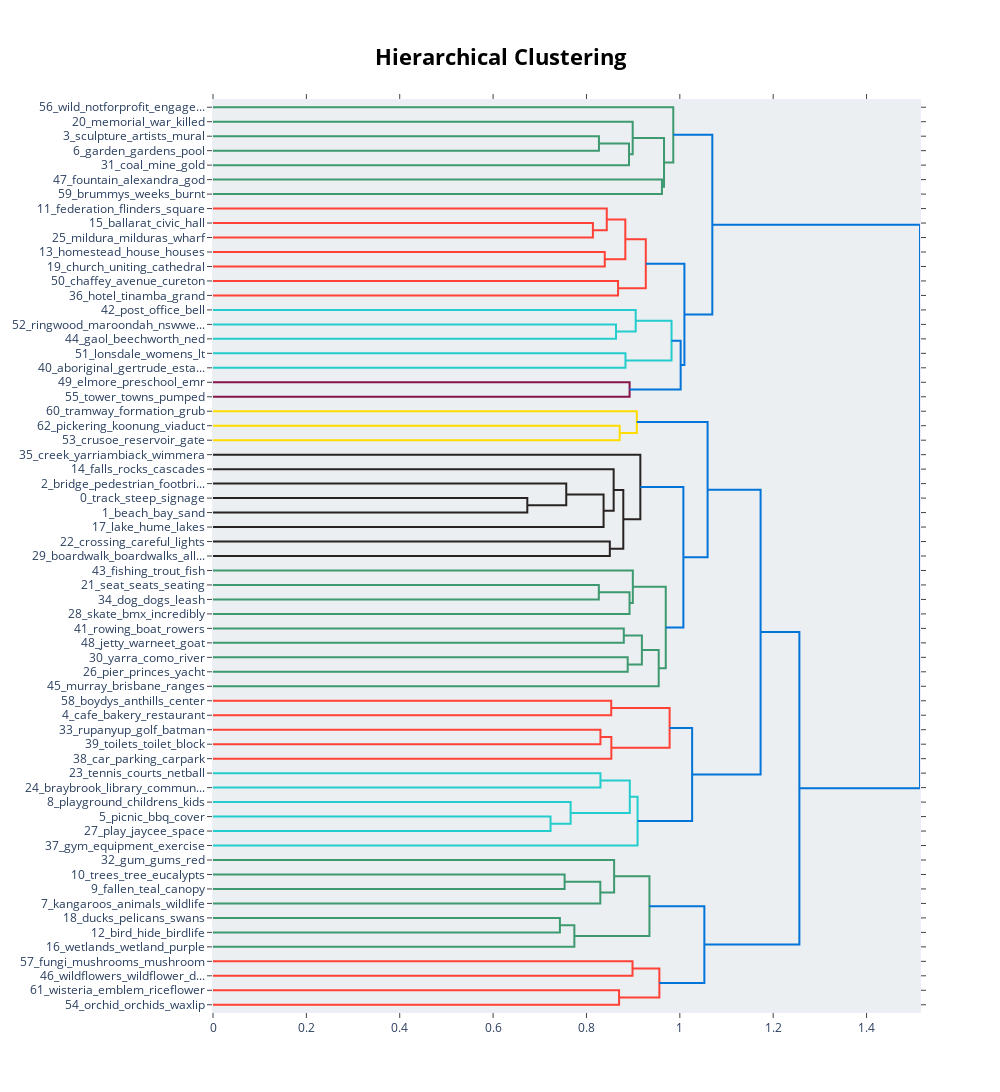

Notebook source saved alongside this figure:
### Code cell
topic_model.visualize_hierarchy()

### Figure 1 — Plotly figure (JSON) as saved in the notebook; plotly's stock layout.template omitted (floating-point values rounded to 4 significant figures)
{"data": [{"hoverinfo": "text", "marker": {"color": "rgb(61,153,112)"}, "mode": "lines", "type": "scatter", "x": [0, 0.8267, 0.8267, 0], "xaxis": "x", "y": [-25, -25, -35, -35], "yaxis": "y"}, {"hoverinfo": "text", "marker": {"color": "rgb(61,153,112)"}, "mode": "lines", "type": "scatter", "x": [0.8267, 0.8912, 0.8912, 0], "xaxis": "x", "y": [-30, -30, -45, -45], "yaxis": "y"}, {"hoverinfo": "text", "marker": {"color": "rgb(61,153,112)"}, "mode": "lines", "type": "scatter", "x": [0, 0.899, 0.899, 0.8912], "xaxis": "x", "y": [-15, -15, -37.5, -37.5], "yaxis": "y"}, {"hoverinfo": "text", "marker": {"color": "rgb(61,153,112)"}, "mode": "lines", "type": "scatter", "x": [0, 0.9617, 0.9617, 0], "xaxis": "x", "y": [-55, -55, -65, -65], "yaxis": "y"}, {"hoverinfo": "text", "marker": {"color": "rgb(61,153,112)"}, "mode": "lines", "type": "scatter", "x": [0.899, 0.9662, 0.9662, 0.9617], "xaxis": "x", "y": [-26.25, -26.25, -60, -60], "yaxis": "y"}, {"hoverinfo": "text", "marker": {"color": "rgb(61,153,112)"}, "mode": "lines", "type": "scatter", "x": [0, 0.986, 0.986, 0.9662], "xaxis": "x", "y": [-5, -5, -43.12, -43.12], "yaxis": "y"}, {"hoverinfo": "text", "marker": {"color": "rgb(255,65,54)"}, "mode": "lines", "type": "scatter", "x": [0, 0.8138, 0.8138, 0], "xaxis": "x", "y": [-85, -85, -95, -95], "yaxis": "y"}, {"hoverinfo": "text", "marker": {"color": "rgb(255,65,54)"}, "mode": "lines", "type": "scatter", "x": [0, 0.8435, 0.8435, 0.8138], "xaxis": "x", "y": [-75, -75, -90, -90], "yaxis": "y"}, {"hoverinfo": "text", "marker": {"color": "rgb(255,65,54)"}, "mode": "lines", "type": "scatter", "x": [0, 0.8392, 0.8392, 0], "xaxis": "x", "y": [-105, -105, -115, -115], "yaxis": "y"}, {"hoverinfo": "text", "marker": {"color": "rgb(255,65,54)"}, "mode": "lines", "type": "scatter", "x": [0.8435, 0.8832, 0.8832, 0.8392], "xaxis": "x", "y": [-82.5, -82.5, -110, -110], "yaxis": "y"}, {"hoverinfo": "text", "marker": {"color": "rgb(255,65,54)"}, "mode": "lines", "type": "scatter", "x": [0, 0.8677, 0.8677, 0], "xaxis": "x", "y": [-125, -125, -135, -135], "yaxis": "y"}, {"hoverinfo": "text", "marker": {"color": "rgb(255,65,54)"}, "mode": "lines", "type": "scatter", "x": [0.8832, 0.9271, 0.9271, 0.8677], "xaxis": "x", "y": [-96.25, -96.25, -130, -130], "yaxis": "y"}, {"hoverinfo": "text", "marker": {"color": "rgb(35,205,205)"}, "mode": "lines", "type": "scatter", "x": [0, 0.8633, 0.8633, 0], "xaxis": "x", "y": [-155, -155, -165, -165], "yaxis": "y"}, {"hoverinfo": "text", "marker": {"color": "rgb(35,205,205)"}, "mode": "lines", "type": "scatter", "x": [0, 0.9055, 0.9055, 0.8633], "xaxis": "x", "y": [-145, -145, -160, -160], "yaxis": "y"}, {"hoverinfo": "text", "marker": {"color": "rgb(35,205,205)"}, "mode": "lines", "type": "scatter", "x": [0, 0.8836, 0.8836, 0], "xaxis": "x", "y": [-175, -175, -185, -185], "yaxis": "y"}, {"hoverinfo": "text", "marker": {"color": "rgb(35,205,205)"}, "mode": "lines", "type": "scatter", "x": [0.9055, 0.9822, 0.9822, 0.8836], "xaxis": "x", "y": [-152.5, -152.5, -180, -180], "yaxis": "y"}, {"hoverinfo": "text", "marker": {"color": "rgb(133,20,75)"}, "mode": "lines", "type": "scatter", "x": [0, 0.8924, 0.8924, 0], "xaxis": "x", "y": [-195, -195, -205, -205], "yaxis": "y"}, {"hoverinfo": "text", "marker": {"color": "rgb(0,116,217)"}, "mode": "lines", "type": "scatter", "x": [0.9822, 1.002, 1.002, 0.8924], "xaxis": "x", "y": [-166.2, -166.2, -200, -200], "yaxis": "y"}, {"hoverinfo": "text", "marker": {"color": "rgb(0,116,217)"}, "mode": "lines", "type": "scatter", "x": [0.9271, 1.01, 1.01, 1.002], "xaxis": "x", "y": [-113.1, -113.1, -183.1, -183.1], "yaxis": "y"}, {"hoverinfo": "text", "marker": {"color": "rgb(0,116,217)"}, "mode": "lines", "type": "scatter", "x": [0.986, 1.07, 1.07, 1.01], "xaxis": "x", "y": [-24.06, -24.06, -148.1, -148.1], "yaxis": "y"}, {"hoverinfo": "text", "marker": {"color": "rgb(255,220,0)"}, "mode": "lines", "type": "scatter", "x": [0, 0.8711, 0.8711, 0], "xaxis": "x", "y": [-225, -225, -235, -235], "yaxis": "y"}, {"hoverinfo": "text", "marker": {"color": "rgb(255,220,0)"}, "mode": "lines", "type": "scatter", "x": [0, 0.9079, 0.9079, 0.8711], "xaxis": "x", "y": [-215, -215, -230, -230], "yaxis": "y"}, {"hoverinfo": "text", "marker": {"color": "rgb(40,35,35)"}, "mode": "lines", "type": "scatter", "x": [0, 0.6733, 0.6733, 0], "xaxis": "x", "y": [-275, -275, -285, -285], "yaxis": "y"}, {"hoverinfo": "text", "marker": {"color": "rgb(40,35,35)"}, "mode": "lines", "type": "scatter", "x": [0, 0.7567, 0.7567, 0.6733], "xaxis": "x", "y": [-265, -265, -280, -280], "yaxis": "y"}, {"hoverinfo": "text", "marker": {"color": "rgb(40,35,35)"}, "mode": "lines", "type": "scatter", "x": [0.7567, 0.8367, 0.8367, 0], "xaxis": "x", "y": [-272.5, -272.5, -295, -295], "yaxis": "y"}, {"hoverinfo": "text", "marker": {"color": "rgb(40,35,35)"}, "mode": "lines", "type": "scatter", "x": [0, 0.8583, 0.8583, 0.8367], "xaxis": "x", "y": [-255, -255, -283.8, -283.8], "yaxis": "y"}, {"hoverinfo": "text", "marker": {"color": "rgb(40,35,35)"}, "mode": "lines", "type": "scatter", "x": [0, 0.85, 0.85, 0], "xaxis": "x", "y": [-305, -305, -315, -315], "yaxis": "y"}, {"hoverinfo": "text", "marker": {"color": "rgb(40,35,35)"}, "mode": "lines", "type": "scatter", "x": [0.8583, 0.8789, 0.8789, 0.85], "xaxis": "x", "y": [-269.4, -269.4, -310, -310], "yaxis": "y"}, {"hoverinfo": "text", "marker": {"color": "rgb(40,35,35)"}, "mode": "lines", "type": "scatter", "x": [0, 0.9154, 0.9154, 0.8789], "xaxis": "x", "y": [-245, -245, -289.7, -289.7], "yaxis": "y"}, {"hoverinfo": "text", "marker": {"color": "rgb(61,153,112)"}, "mode": "lines", "type": "scatter", "x": [0, 0.8265, 0.8265, 0], "xaxis": "x", "y": [-335, -335, -345, -345], "yaxis": "y"}, {"hoverinfo": "text", "marker": {"color": "rgb(61,153,112)"}, "mode": "lines", "type": "scatter", "x": [0.8265, 0.8922, 0.8922, 0], "xaxis": "x", "y": [-340, -340, -355, -355], "yaxis": "y"}, {"hoverinfo": "text", "marker": {"color": "rgb(61,153,112)"}, "mode": "lines", "type": "scatter", "x": [0, 0.8993, 0.8993, 0.8922], "xaxis": "x", "y": [-325, -325, -347.5, -347.5], "yaxis": "y"}, {"hoverinfo": "text", "marker": {"color": "rgb(61,153,112)"}, "mode": "lines", "type": "scatter", "x": [0, 0.88, 0.88, 0], "xaxis": "x", "y": [-365, -365, -375, -375], "yaxis": "y"}, {"hoverinfo": "text", "marker": {"color": "rgb(61,153,112)"}, "mode": "lines", "type": "scatter", "x": [0, 0.8883, 0.8883, 0], "xaxis": "x", "y": [-385, -385, -395, -395], "yaxis": "y"}, {"hoverinfo": "text", "marker": {"color": "rgb(61,153,112)"}, "mode": "lines", "type": "scatter", "x": [0.88, 0.9187, 0.9187, 0.8883], "xaxis": "x", "y": [-370, -370, -390, -390], "yaxis": "y"}, {"hoverinfo": "text", "marker": {"color": "rgb(61,153,112)"}, "mode": "lines", "type": "scatter", "x": [0.9187, 0.9547, 0.9547, 0], "xaxis": "x", "y": [-380, -380, -405, -405], "yaxis": "y"}, {"hoverinfo": "text", "marker": {"color": "rgb(61,153,112)"}, "mode": "lines", "type": "scatter", "x": [0.8993, 0.9698, 0.9698, 0.9547], "xaxis": "x", "y": [-336.2, -336.2, -392.5, -392.5], "yaxis": "y"}, {"hoverinfo": "text", "marker": {"color": "rgb(0,116,217)"}, "mode": "lines", "type": "scatter", "x": [0.9154, 1.008, 1.008, 0.9698], "xaxis": "x", "y": [-267.3, -267.3, -364.4, -364.4], "yaxis": "y"}, {"hoverinfo": "text", "marker": {"color": "rgb(0,116,217)"}, "mode": "lines", "type": "scatter", "x": [0.9079, 1.059, 1.059, 1.008], "xaxis": "x", "y": [-222.5, -222.5, -315.9, -315.9], "yaxis": "y"}, {"hoverinfo": "text", "marker": {"color": "rgb(255,65,54)"}, "mode": "lines", "type": "scatter", "x": [0, 0.853, 0.853, 0], "xaxis": "x", "y": [-415, -415, -425, -425], "yaxis": "y"}, {"hoverinfo": "text", "marker": {"color": "rgb(255,65,54)"}, "mode": "lines", "type": "scatter", "x": [0, 0.83, 0.83, 0], "xaxis": "x", "y": [-435, -435, -445, -445], "yaxis": "y"}, {"hoverinfo": "text", "marker": {"color": "rgb(255,65,54)"}, "mode": "lines", "type": "scatter", "x": [0.83, 0.8533, 0.8533, 0], "xaxis": "x", "y": [-440, -440, -455, -455], "yaxis": "y"}, {"hoverinfo": "text", "marker": {"color": "rgb(255,65,54)"}, "mode": "lines", "type": "scatter", "x": [0.853, 0.9781, 0.9781, 0.8533], "xaxis": "x", "y": [-420, -420, -447.5, -447.5], "yaxis": "y"}, {"hoverinfo": "text", "marker": {"color": "rgb(35,205,205)"}, "mode": "lines", "type": "scatter", "x": [0, 0.83, 0.83, 0], "xaxis": "x", "y": [-465, -465, -475, -475], "yaxis": "y"}, {"hoverinfo": "text", "marker": {"color": "rgb(35,205,205)"}, "mode": "lines", "type": "scatter", "x": [0, 0.7231, 0.7231, 0], "xaxis": "x", "y": [-495, -495, -505, -505], "yaxis": "y"}, {"hoverinfo": "text", "marker": {"color": "rgb(35,205,205)"}, "mode": "lines", "type": "scatter", "x": [0, 0.766, 0.766, 0.7231], "xaxis": "x", "y": [-485, -485, -500, -500], "yaxis": "y"}, {"hoverinfo": "text", "marker": {"color": "rgb(35,205,205)"}, "mode": "lines", "type": "scatter", "x": [0.83, 0.8928, 0.8928, 0.766], "xaxis": "x", "y": [-470, -470, -492.5, -492.5], "yaxis": "y"}, {"hoverinfo": "text", "marker": {"color": "rgb(35,205,205)"}, "mode": "lines", "type": "scatter", "x": [0.8928, 0.9095, 0.9095, 0], "xaxis": "x", "y": [-481.2, -481.2, -515, -515], "yaxis": "y"}, {"hoverinfo": "text", "marker": {"color": "rgb(0,116,217)"}, "mode": "lines", "type": "scatter", "x": [0.9781, 1.026, 1.026, 0.9095], "xaxis": "x", "y": [-433.8, -433.8, -498.1, -498.1], "yaxis": "y"}, {"hoverinfo": "text", "marker": {"color": "rgb(0,116,217)"}, "mode": "lines", "type": "scatter", "x": [1.059, 1.173, 1.173, 1.026], "xaxis": "x", "y": [-269.2, -269.2, -465.9, -465.9], "yaxis": "y"}, {"hoverinfo": "text", "marker": {"color": "rgb(61,153,112)"}, "mode": "lines", "type": "scatter", "x": [0, 0.7532, 0.7532, 0], "xaxis": "x", "y": [-535, -535, -545, -545], "yaxis": "y"}, {"hoverinfo": "text", "marker": {"color": "rgb(61,153,112)"}, "mode": "lines", "type": "scatter", "x": [0.7532, 0.8297, 0.8297, 0], "xaxis": "x", "y": [-540, -540, -555, -555], "yaxis": "y"}, {"hoverinfo": "text", "marker": {"color": "rgb(61,153,112)"}, "mode": "lines", "type": "scatter", "x": [0, 0.8593, 0.8593, 0.8297], "xaxis": "x", "y": [-525, -525, -547.5, -547.5], "yaxis": "y"}, {"hoverinfo": "text", "marker": {"color": "rgb(61,153,112)"}, "mode": "lines", "type": "scatter", "x": [0, 0.7431, 0.7431, 0], "xaxis": "x", "y": [-565, -565, -575, -575], "yaxis": "y"}, {"hoverinfo": "text", "marker": {"color": "rgb(61,153,112)"}, "mode": "lines", "type": "scatter", "x": [0.7431, 0.774, 0.774, 0], "xaxis": "x", "y": [-570, -570, -585, -585], "yaxis": "y"}, {"hoverinfo": "text", "marker": {"color": "rgb(61,153,112)"}, "mode": "lines", "type": "scatter", "x": [0.8593, 0.9349, 0.9349, 0.774], "xaxis": "x", "y": [-536.2, -536.2, -577.5, -577.5], "yaxis": "y"}, {"hoverinfo": "text", "marker": {"color": "rgb(255,65,54)"}, "mode": "lines", "type": "scatter", "x": [0, 0.8986, 0.8986, 0], "xaxis": "x", "y": [-595, -595, -605, -605], "yaxis": "y"}, {"hoverinfo": "text", "marker": {"color": "rgb(255,65,54)"}, "mode": "lines", "type": "scatter", "x": [0, 0.8699, 0.8699, 0], "xaxis": "x", "y": [-615, -615, -625, -625], "yaxis": "y"}, {"hoverinfo": "text", "marker": {"color": "rgb(255,65,54)"}, "mode": "lines", "type": "scatter", "x": [0.8986, 0.9562, 0.9562, 0.8699], "xaxis": "x", "y": [-600, -600, -620, -620], "yaxis": "y"}, {"hoverinfo": "text", "marker": {"color": "rgb(0,116,217)"}, "mode": "lines", "type": "scatter", "x": [0.9349, 1.053, 1.053, 0.9562], "xaxis": "x", "y": [-556.9, -556.9, -610, -610], "yaxis": "y"}, {"hoverinfo": "text", "marker": {"color": "rgb(0,116,217)"}, "mode": "lines", "type": "scatter", "x": [1.173, 1.256, 1.256, 1.053], "xaxis": "x", "y": [-367.6, -367.6, -583.4, -583.4], "yaxis": "y"}, {"hoverinfo": "text", "marker": {"color": "rgb(0,116,217)"}, "mode": "lines", "type": "scatter", "x": [1.07, 1.514, 1.514, 1.256], "xaxis": "x", "y": [-86.09, -86.09, -475.5, -475.5], "yaxis": "y"}], "layout": {"autosize": false, "height": 1145, "hoverlabel": {"bgcolor": "white", "font": {"family": "Rockwell", "size": 16}}, "hovermode": "closest", "plot_bgcolor": "#ECEFF1", "showlegend": false, "title": {"font": {"color": "Black", "size": 22}, "text": "<b>Hierarchical Clustering</b>", "x": 0.5, "xanchor": "center", "yanchor": "top"}, "width": 1000, "xaxis": {"mirror": "allticks", "rangemode": "tozero", "showgrid": false, "showline": true, "showticklabels": true, "ticks": "outside", "type": "linear", "zeroline": false}, "yaxis": {"mirror": "allticks", "range": [-630, 0], "rangemode": "tozero", "showgrid": false, "showline": true, "showticklabels": true, "tickmode": "array", "ticks": "outside", "ticktext": ["56_wild_notforprofit_engage...", "20_memorial_war_killed", "3_sculpture_artists_mural", "6_garden_gardens_pool", "31_coal_mine_gold", "47_fountain_alexandra_god", "59_brummys_weeks_burnt", "11_federation_flinders_square", "15_ballarat_civic_hall", "25_mildura_milduras_wharf", "13_homestead_house_houses", "19_church_uniting_cathedral", "50_chaffey_avenue_cureton", "36_hotel_tinamba_grand", "42_post_office_bell", "52_ringwood_maroondah_nswwe...", "44_gaol_beechworth_ned", "51_lonsdale_womens_lt", "40_aboriginal_gertrude_esta...", "49_elmore_preschool_emr", "55_tower_towns_pumped", "60_tramway_formation_grub", "62_pickering_koonung_viaduct", "53_crusoe_reservoir_gate", "35_creek_yarriambiack_wimmera", "14_falls_rocks_cascades", "2_bridge_pedestrian_footbri...", "0_track_steep_signage", "1_beach_bay_sand", "17_lake_hume_lakes", "22_crossing_careful_lights", "29_boardwalk_boardwalks_all...", "43_fishing_trout_fish", "21_seat_seats_seating", "34_dog_dogs_leash", "28_skate_bmx_incredibly", "41_rowing_boat_rowers", "48_jetty_warneet_goat", "30_yarra_como_river", "26_pier_princes_yacht", "45_murray_brisbane_ranges", "58_boydys_anthills_center", "4_cafe_bakery_restaurant", "33_rupanyup_golf_batman", "39_toilets_toilet_block", "38_car_parking_carpark", "23_tennis_courts_netball", "24_braybrook_library_commun...", "8_playground_childrens_kids", "5_picnic_bbq_cover", "27_play_jaycee_space", "37_gym_equipment_exercise", "32_gum_gums_red", "10_trees_tree_eucalypts", "9_fallen_teal_canopy", "7_kangaroos_animals_wildlife", "18_ducks_pelicans_swans", "12_bird_hide_birdlife", "16_wetlands_wetland_purple", "57_fungi_mushrooms_mushroom", "46_wildflowers_wildflower_d...", "61_wisteria_emblem_riceflower", "54_orchid_orchids_waxlip"], "tickvals": [-5, -15, -25, -35, -45, -55, -65, -75, -85, -95, -105, -115, -125, -135, -145, -155, -165, -175, -185, -195, -205, -215, -225, -235, -245, -255, -265, -275, -285, -295, -305, -315, -325, -335, -345, -355, -365, -375, -385, -395, -405, -415, -425, -435, -445, -455, -465, -475, -485, -495, -505, -515, -525, -535, -545, -555, -565, -575, -585, -595, -605, -615, -625], "type": "linear", "zeroline": false}}}
